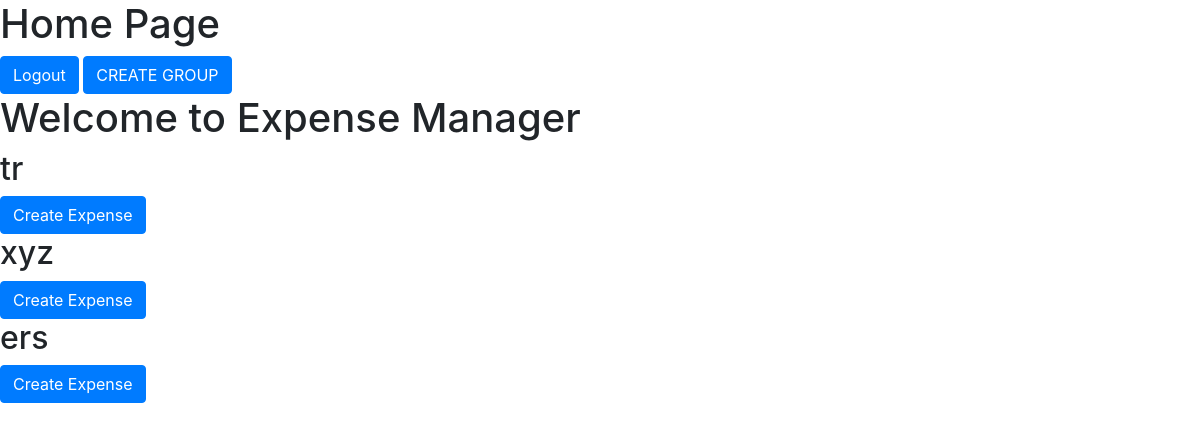
/home/ (signed in), run on an earlier commit of the app's database.
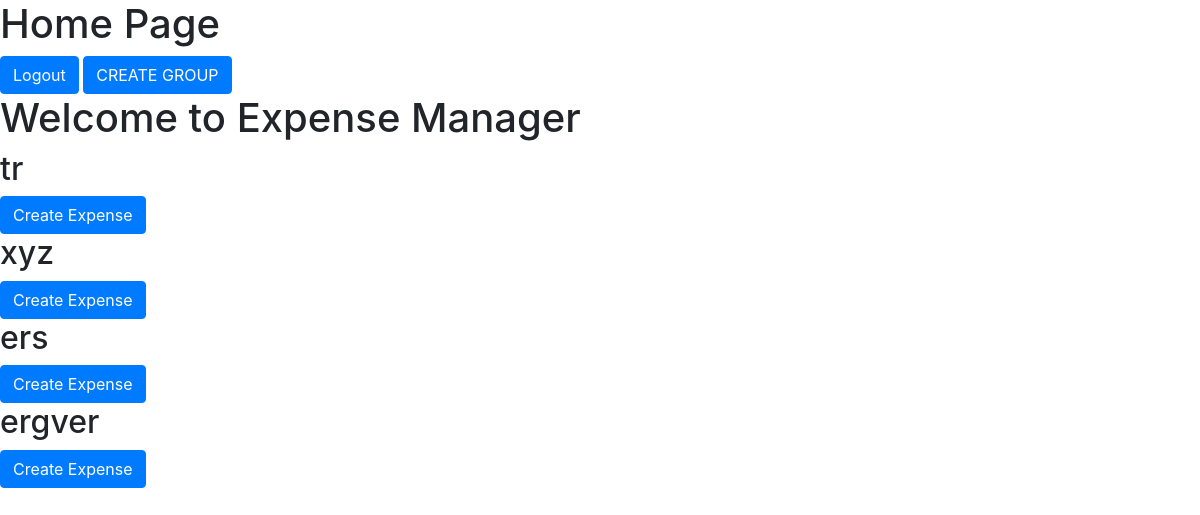
And on a later commit of the database.
### expenses/models.py (models this page shows)
class Group(models.Model):
    name=models.CharField(max_length=60)
    members=models.ManyToManyField(User, related_name="group_members")

### expenses/views.py (the view)
# urls.py: path('home/',views.HomePage,name='home'),
@login_required(login_url='login')
def HomePage(request):
    groups = request.user.group_members.all()
    print(groups)
    return render (request,'home.html',{'groups': groups})

### templates/home.html (shortened to what this page needs)
<!doctype html>
<html lang="en">
  <head>
    <link rel="stylesheet" href="https://cdn.jsdelivr.net/npm/bootstrap@4.3.1/dist/css/bootstrap.min.css">
  </head>
  <body>
    <h1>Home Page</h1>
    <a href="{% url 'logout' %}" class="btn btn-primary">Logout</a>
    <a href="{% url 'create_group' %}" class="btn btn-primary">CREATE GROUP</a>
    <h1>Welcome to Expense Manager</h1>
    {% for group in groups %}
        <div>
            <h2>{{ group.name }}</h2>
            <a href="{% url 'create_expense' group.id %}" class="btn btn-primary">Create Expense</a>
        </div>
    {% endfor %}
  </body>
</html>

What changed in the data, as far as the page shows it:
added Group: name "ergver"
